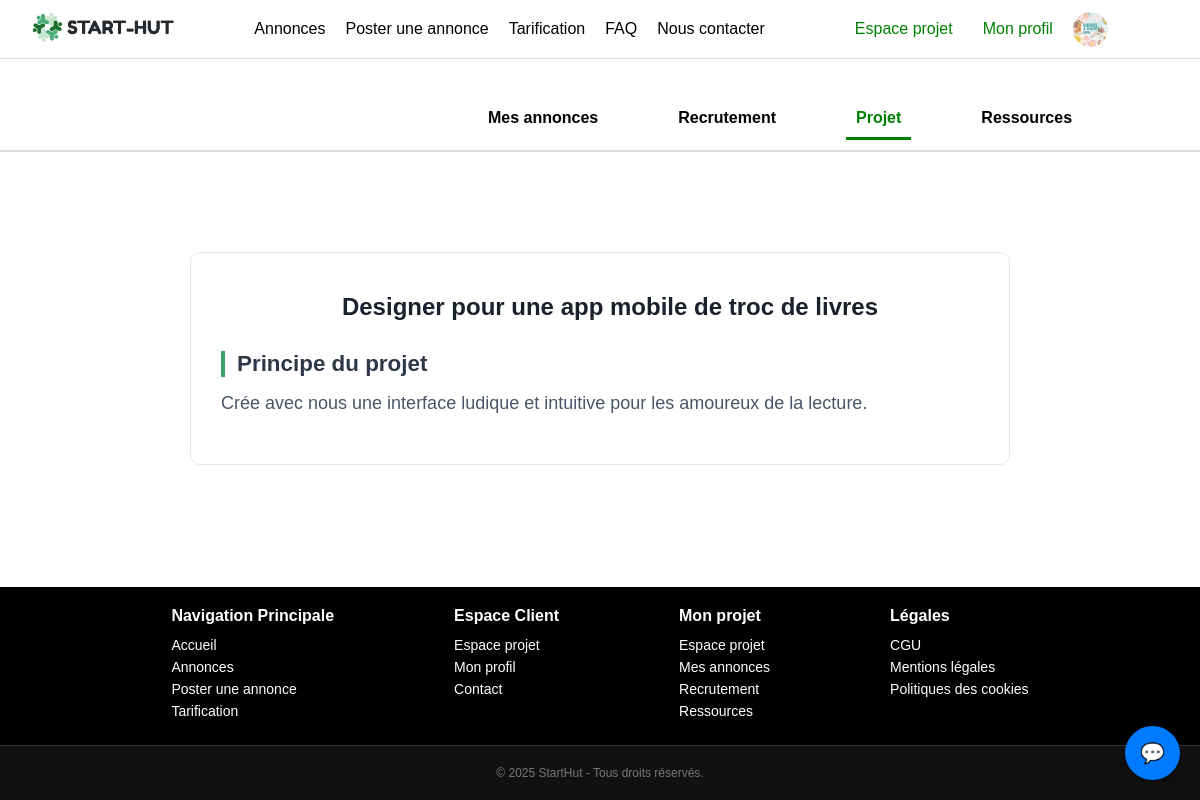
The page /src/views/projet/projet.php (signed in) on the database its author committed.
### tables this page shows
CREATE TABLE Projets (
    id INT PRIMARY KEY AUTO_INCREMENT,
    createur INT NOT NULL,
    nom VARCHAR(255) NOT NULL UNIQUE,
    taches_effectuees INT NOT NULL  DEFAULT 0 CHECK (taches_effectuees >= 0),
    principe_du_projet TEXT NOT NULL ,
    definition_du_marche TEXT ,
    analyse_de_la_demande TEXT ,
    analyse_de_la_concurrence TEXT ,

    annonce_date_creation DATETIME NOT NULL ,
    annonce_titre VARCHAR(255) NOT NULL ,
    annonce_description TEXT NOT NULL ,
    annonce_competences_recherchees ENUM ('developpeur', 'designer', 'marketing', 'communication', 'autre') NOT NULL,
    annonce_categorie ENUM ('technologies', 'education', 'business', 'autre') NOT NULL,
    annonce_collaborateurs_souhaites INT NOT NULL ,
    annonce_remuneration DOUBLE NOT NULL DEFAULT 0 CHECK (annonce_remuneration >= 0),
    annonce_etat ENUM ('ouvert', 'ferme') NOT NULL ,

    FOREIGN KEY (createur) REFERENCES Utilisateurs(id)
);

### src/views/projet/projet.php (the view, shortened to what this page needs)
<?php
$porteur_id = $_SESSION['user_id'] ?? null;
$projet = null;
if ($porteur_id) {
    $conn = new mysqli(DB_HOST, DB_USER, DB_PASS, DB_NAME);
    $stmt = $conn->prepare("
        SELECT annonce_description, annonce_titre, principe_du_projet
        FROM Projets
        WHERE createur = ?
        LIMIT 1
    ");
    $stmt->bind_param("i", $porteur_id);
    $stmt->execute();
    $result = $stmt->get_result();
    $projet = $result->fetch_assoc();
}
?>
<!DOCTYPE html>
<html lang="fr">
<head>
    <link rel="stylesheet" href="/Start-Hut/public/assets/css/styles-fatma.css">
    <link rel="stylesheet" href="/Start-Hut/public/assets/css/styles.css">
</head>
<body>
<?php include('../../templates/header.php'); ?>
<nav class="sub-navbar">
    <ul>
    <li><a href="espace-projet.php" class="<?= basename($_SERVER['PHP_SELF']) == 'espace-projet.php' ? 'active' : '' ?>">Mes annonces</a></li>
    <li><a href="recrutement.php" class="<?= basename($_SERVER['PHP_SELF']) == 'recrutement.php' ? 'active' : '' ?>">Recrutement</a></li>
    <li><a href="projet.php" class="<?= basename($_SERVER['PHP_SELF']) == 'projet.php' ? 'active' : '' ?>">Projet</a></li>
    <li><a href="ressource/ressources.php" class="<?= basename($_SERVER['PHP_SELF']) == 'ressources.php' ? 'active' : '' ?>">Ressources</a></li>
    </ul>
</nav>
<section class="projet-description">
    <div class="container">
        <?php if ($projet): ?>
            <h1><?= htmlspecialchars($projet['annonce_titre']) ?></h1>
            <h3>Principe du projet</h3>
            <p class="intro"><?= nl2br(htmlspecialchars($projet['annonce_description'])) ?></p>
        <?php else: ?>
            <p class="intro">Aucun projet trouvé pour votre compte.</p>
        <?php endif; ?>
    </div>
</section>
<?php include('../../templates/footer.php'); ?>
</body>
</html>

### public/assets/css/styles-fatma.css (style rules this page uses)
.projet-description { width: 75%; margin: 40px auto; padding: 60px 40px; border-radius: 10px; transition: all 0.3s ease-in-out; background-color: #fff; ; }
.projet-description .container { padding: 20px 30px; background-color: white; border-radius: 10px; border: 1px solid #e2e8f0; }
.projet-description h1 { font-size: 1.5rem; color: #1a202c; font-weight: bold; margin-bottom: 12px; text-align: center; }
.projet-description h3 { font-size: 1.4rem; color: #2d3748; margin-top: 30px; margin-bottom: 10px; border-left: 4px solid #38a169; padding-left: 12px; }
.projet-description .intro { font-size: 1.125rem; color: #4a5568; line-height: 1.8; margin-bottom: 25px; }
.projet-description p { font-size: 1.05rem; color: #2d3748; line-height: 1.7; }
* { box-sizing: border-box; margin: 0; padding: 0; }
html, body { overflow-x: hidden; max-width: 100%; width: 100%; }
body { overflow-x: hidden; max-width: 100vw; position: relative; }
.sub-navbar ul { display: flex; flex-wrap: wrap; justify-content: center; gap: 30px; padding: 0; margin: 0; overflow-x: hidden; }

### public/assets/css/styles.css (style rules this page uses)
* { margin: 0; padding: 0; box-sizing: border-box; }
body { width: auto; font-family: 'Open Sans', sans-serif; display: flex; flex-direction: column; min-height: 100vh; }
.sub-navbar { display: flex; justify-content: center; padding: 0 0 10px 0; background: white; border-bottom: 2px solid #ddd; width: 100%; box-sizing: border-box; }
.sub-navbar ul { display: flex; list-style: none; gap: 60px; padding: 0; margin: 0; flex-wrap: wrap; justify-content: center; }
.sub-navbar li a { text-decoration: none; color: black; font-weight: bold; padding: 10px; display: block; text-align: center; }
.sub-navbar li a.active { color: green; border-bottom: 3px solid green; }
html, body { margin: 0; padding: 0; overflow-x: hidden; width: 100vw; box-sizing: border-box; }
h1 { font-size: 2em; margin: 20px 0; padding-left: 20px; }

### public/assets/css/styles-meryem.css (style rules this page uses)
:root { --primary-color: green; --primary-dark: rgb(6, 78, 6); --primary-light: #d1ffd1; --text-color: #333; --background: #f8f8f8; }
body { margin: 0; font-family: Arial, sans-serif; background-color: white; }
.container { max-width: 1200px; margin: auto; padding: 60px 20px; }
.sub-navbar { display: flex; justify-content: center; padding: 10px 0; background: white; border-bottom: 2px solid #ddd; width: 130%; }
.sub-navbar ul { display: flex; list-style: none; gap: 60px; }
.sub-navbar li a { text-decoration: none; color: black; font-weight: bold; padding: 10px; }
.sub-navbar li a.active { color: green; border-bottom: 3px solid green; }

### rows shown on the page
projets: annonce_titre "Designer pour une app mobile de troc de livres", annonce_description "Crée avec nous une interface ludique et intuitive pour les amoureux de la lecture."
